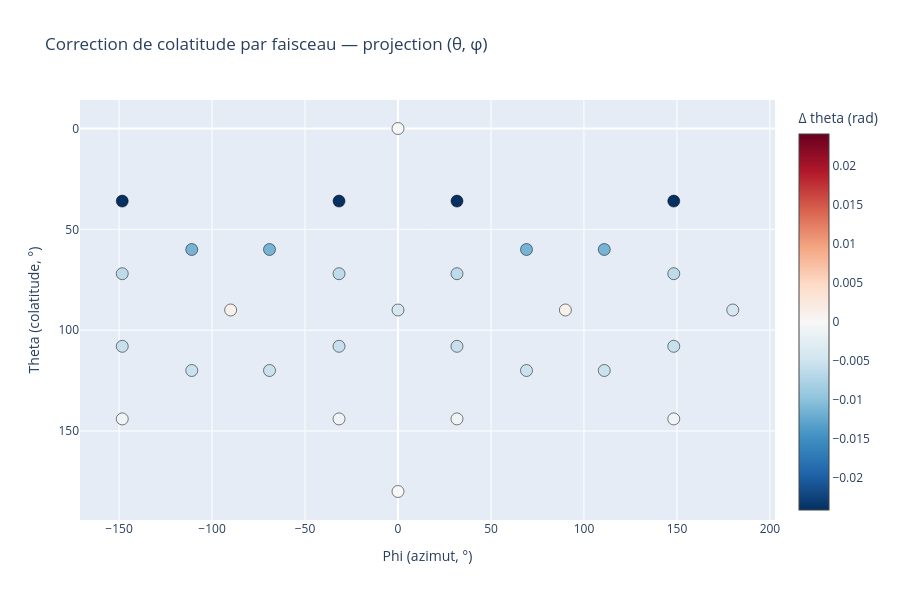

The notebook cell this image was saved under:
### Code cell
max_abs_delta = np.max(np.abs(delta_theta))

fig2 = go.Figure(data=go.Scatter(
    x=np.degrees(phi1),
    y=np.degrees(theta1),
    mode='markers',
    marker=dict(
        size=12,
        color=delta_theta,
        colorscale='RdBu_r',
        cmin=-max_abs_delta,
        cmax=max_abs_delta,
        colorbar=dict(title="Δ theta (rad)"),
        line=dict(color='black', width=0.5)
    ),
    text=[f"Faisceau {i}<br>Δtheta = {np.degrees(delta_theta[i]):.4f} °<br>theta_avant={np.degrees(theta1[i]):.6g}<br>theta_après={np.degrees(theta2[i]):.6g}"
          for i in range(NBEAMS)],
    hoverinfo='text'
))
fig2.update_layout(
    title="Correction de colatitude par faisceau — projection (θ, φ)",
    xaxis_title="Phi (azimut, °)",
    yaxis_title="Theta (colatitude, °)",
    yaxis=dict(autorange='reversed'),
    width=900,
    height=600
)
fig2.show()

### Figure 1 — Plotly figure (JSON) as saved in the notebook; plotly's stock layout.template omitted (floating-point values rounded to 4 significant figures)
{"data": [{"hoverinfo": "text", "marker": {"cmax": 0.02415, "cmin": -0.02415, "color": [3.121e-06, -0.02414, -0.02414, -0.006333, -0.01137, 0.001194, -0.01137, -0.006337, -0.02415, -0.02415, -0.01137, -0.006333, -0.005592, -0.00425, -0.005592, -0.0007774, -0.005382, -0.005377, -0.0007792, -0.005595, -0.004255, -0.005594, -0.006338, -0.01137, 0.001193, -0.005382, -0.005377, -0.0007794, -5.235e-06, -0.0007779], "colorbar": {"title": {"text": "Δ theta (rad)"}}, "colorscale": [[0, "rgb(5,48,97)"], [0.1, "rgb(33,102,172)"], [0.2, "rgb(67,147,195)"], [0.3, "rgb(146,197,222)"], [0.4, "rgb(209,229,240)"], [0.5, "rgb(247,247,247)"], [0.6, "rgb(253,219,199)"], [0.7, "rgb(244,165,130)"], [0.8, "rgb(214,96,77)"], [0.9, "rgb(178,24,43)"], [1, "rgb(103,0,31)"]], "line": {"color": "black", "width": 0.5}, "size": 12}, "mode": "markers", "text": ["Faisceau 0<br>Δtheta = 0.0002 °<br>theta_avant=0<br>theta_après=0.000178804", "Faisceau 1<br>Δtheta = -1.3833 °<br>theta_avant=36<br>theta_après=34.6167", "Faisceau 2<br>Δtheta = -1.3834 °<br>theta_avant=36<br>theta_après=34.6166", "Faisceau 3<br>Δtheta = -0.3628 °<br>theta_avant=72<br>theta_après=71.6372", "Faisceau 4<br>Δtheta = -0.6514 °<br>theta_avant=60<br>theta_après=59.3486", "Faisceau 5<br>Δtheta = 0.0684 °<br>theta_avant=90<br>theta_après=90.0684", "Faisceau 6<br>Δtheta = -0.6514 °<br>theta_avant=60<br>theta_après=59.3486", "Faisceau 7<br>Δtheta = -0.3631 °<br>theta_avant=72<br>theta_après=71.6369", "Faisceau 8<br>Δtheta = -1.3835 °<br>theta_avant=36<br>theta_après=34.6165", "Faisceau 9<br>Δtheta = -1.3835 °<br>theta_avant=36<br>theta_après=34.6165", "Faisceau 10<br>Δtheta = -0.6514 °<br>theta_avant=60<br>theta_après=59.3486", "Faisceau 11<br>Δtheta = -0.3629 °<br>theta_avant=72<br>theta_après=71.6371", "Faisceau 12<br>Δtheta = -0.3204 °<br>theta_avant=108<br>theta_après=107.68", "Faisceau 13<br>Δtheta = -0.2435 °<br>theta_avant=90<br>theta_après=89.7565", "Faisceau 14<br>Δtheta = -0.3204 °<br>theta_avant=108<br>theta_après=107.68", "Faisceau 15<br>Δtheta = -0.0445 °<br>theta_avant=144<br>theta_après=143.955", "Faisceau 16<br>Δtheta = -0.3084 °<br>theta_avant=120<br>theta_après=119.692", "Faisceau 17<br>Δtheta = -0.3081 °<br>theta_avant=120<br>theta_après=119.692", "Faisceau 18<br>Δtheta = -0.0446 °<br>theta_avant=144<br>theta_après=143.955", "Faisceau 19<br>Δtheta = -0.3206 °<br>theta_avant=108<br>theta_après=107.679", "Faisceau 20<br>Δtheta = -0.2438 °<br>theta_avant=90<br>theta_après=89.7562", "Faisceau 21<br>Δtheta = -0.3205 °<br>theta_avant=108<br>theta_après=107.679", "Faisceau 22<br>Δtheta = -0.3631 °<br>theta_avant=72<br>theta_après=71.6369", "Faisceau 23<br>Δtheta = -0.6515 °<br>theta_avant=60<br>theta_après=59.3485", "Faisceau 24<br>Δtheta = 0.0684 °<br>theta_avant=90<br>theta_après=90.0684", "Faisceau 25<br>Δtheta = -0.3084 °<br>theta_avant=120<br>theta_après=119.692", "Faisceau 26<br>Δtheta = -0.3081 °<br>theta_avant=120<br>theta_après=119.692", "Faisceau 27<br>Δtheta = -0.0447 °<br>theta_avant=144<br>theta_après=143.955", "Faisceau 28<br>Δtheta = -0.0003 °<br>theta_avant=180<br>theta_après=180", "Faisceau 29<br>Δtheta = -0.0446 °<br>theta_avant=144<br>theta_après=143.955"], "type": "scatter", "x": [0.0, -31.72, 31.72, 31.72, 69.09, 90.0, 110.9, 148.3, 148.3, -148.3, -69.09, -31.72, -31.72, 0.0, 31.72, 31.72, 69.09, 110.9, 148.3, 148.3, 180.0, -148.3, -148.3, -110.9, -90.0, -69.09, -110.9, -148.3, 0.0, -31.72], "y": [0.0, 36.0, 36.0, 72.0, 60.0, 90.0, 60.0, 72.0, 36.0, 36.0, 60.0, 72.0, 108.0, 90.0, 108.0, 144.0, 120.0, 120.0, 144.0, 108.0, 90.0, 108.0, 72.0, 60.0, 90.0, 120.0, 120.0, 144.0, 180.0, 144.0]}], "layout": {"height": 600, "title": {"text": "Correction de colatitude par faisceau — projection (θ, φ)"}, "width": 900, "xaxis": {"title": {"text": "Phi (azimut, °)"}}, "yaxis": {"autorange": "reversed", "title": {"text": "Theta (colatitude, °)"}}}}
